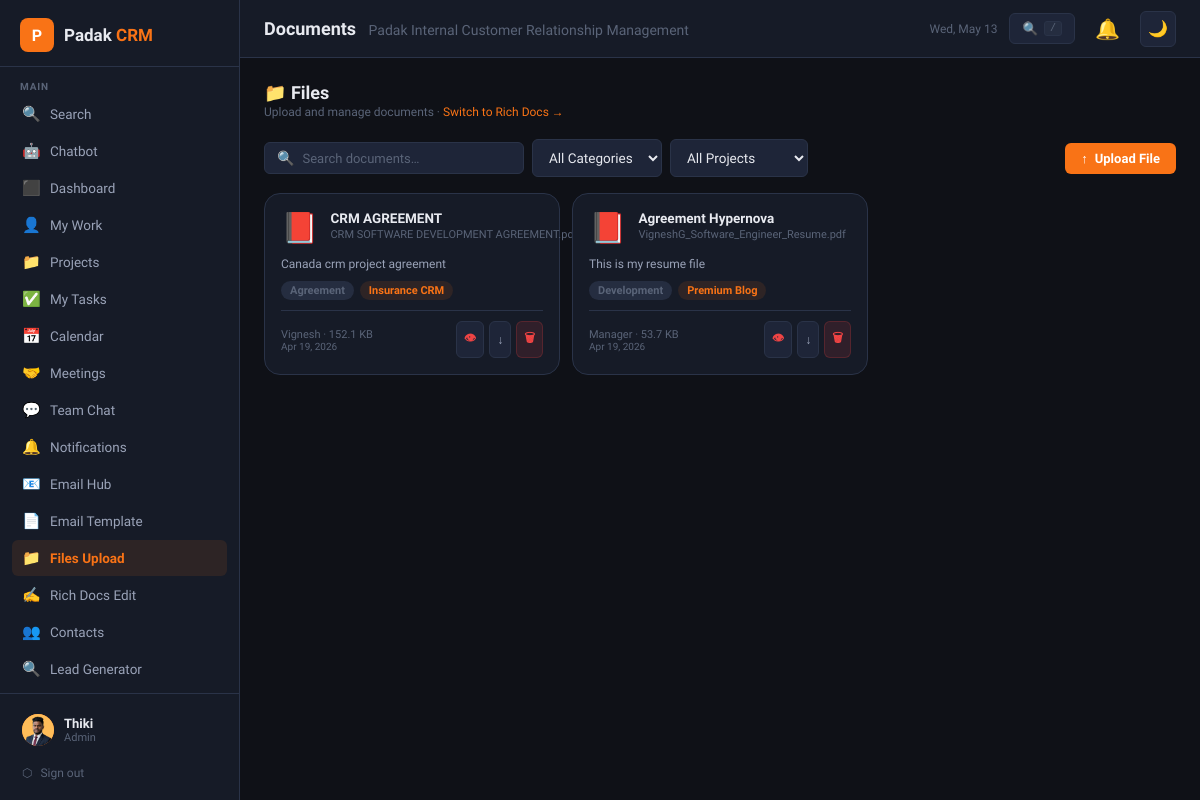
Screenshot of /documents.php (signed in) with the database file from the repository.
### tables this page shows
CREATE TABLE `documents` (
  `id` int(11) NOT NULL,
  `title` varchar(250) NOT NULL,
  `description` text DEFAULT NULL,
  `filename` varchar(255) NOT NULL,
  `original_name` varchar(255) NOT NULL,
  `file_size` bigint(20) DEFAULT 0,
  `file_type` varchar(100) DEFAULT NULL,
  `project_id` int(11) DEFAULT NULL,
  `contact_id` int(11) DEFAULT NULL,
  `task_id` int(11) DEFAULT NULL,
  `lead_id` int(11) DEFAULT NULL,
  `category` varchar(100) DEFAULT 'General',
  `access` enum('all','admin','manager') DEFAULT 'all',
  `uploaded_by` int(11) NOT NULL,
  `created_at` datetime DEFAULT current_timestamp()
);

CREATE TABLE `projects` (
  `id` int(11) NOT NULL,
  `title` varchar(200) NOT NULL,
  `description` text DEFAULT NULL,
  `contact_id` int(11) DEFAULT NULL,
  `status` enum('planning','active','on_hold','completed','cancelled') DEFAULT 'planning',
  `priority` enum('low','medium','high','urgent') DEFAULT 'medium',
  `start_date` date DEFAULT NULL,
  `due_date` date DEFAULT NULL,
  `budget` decimal(12,2) DEFAULT NULL,
  `currency` varchar(10) DEFAULT 'LKR',
  `progress` int(11) DEFAULT 0,
  `created_by` int(11) NOT NULL,
  `created_at` datetime DEFAULT current_timestamp(),
  `updated_at` datetime DEFAULT current_timestamp() ON UPDATE current_timestamp()
);

CREATE TABLE `users` (
  `id` int(11) NOT NULL,
  `name` varchar(100) NOT NULL,
  `email` varchar(150) NOT NULL,
  `password` varchar(255) NOT NULL,
  `role` enum('admin','manager','member') DEFAULT 'member',
  `avatar` varchar(255) DEFAULT NULL,
  `phone` varchar(30) DEFAULT NULL,
  `department` varchar(100) DEFAULT NULL,
  `department_role` enum('general','tele_caller','digital_marketing','software_developer','graphics_designer') DEFAULT 'general',
  `status` enum('active','inactive') DEFAULT 'active',
  `last_login` datetime DEFAULT NULL,
  `created_at` datetime DEFAULT current_timestamp()
);

### config.php (called while the page is built, shortened)
<?php
function currentUser(): array {
    return [
        'id'   => $_SESSION['crm_user_id'] ?? 0,
        'name' => $_SESSION['crm_name'] ?? '',
        'role' => $_SESSION['crm_role'] ?? '',
        'email'=> $_SESSION['crm_email'] ?? '',
        'avatar'=> $_SESSION['crm_avatar'] ?? null,
    ];
}
function isManager(): bool { return in_array($_SESSION['crm_role'] ?? '', ['admin','manager']); }
function h(string $s): string { return htmlspecialchars($s, ENT_QUOTES, 'UTF-8'); }
function formatSize(int $bytes): string {
    if ($bytes >= 1024) return round($bytes/1024, 1).' KB';
    return $bytes.' B';
}
function fDate(?string $d, string $fmt = 'M j, Y'): string {
    return date($fmt, strtotime($d));
}

### documents.php (the view, shortened to what this page needs)
<?php
require_once 'config.php';
require_once 'includes/layout.php';
$db   = getCRMDB();
$user = currentUser();
$uid  = (int)$user['id'];
$proj_filter = (int)($_GET['project_id'] ?? 0);
$search      = trim($_GET['q'] ?? '');
$fw = "1=1";
$fw .= " AND d.category != 'Attachment'";
$docs = $db->query("
    SELECT d.*, u.name AS uploader, p.title AS proj_title
    FROM documents d
    LEFT JOIN users u ON u.id=d.uploaded_by
    LEFT JOIN projects p ON p.id=d.project_id
    WHERE $fw ORDER BY d.created_at DESC
")->fetch_all(MYSQLI_ASSOC);
function docIcon(string $name): string {
    $ext = strtolower(pathinfo($name, PATHINFO_EXTENSION));
    return match(true) {
        $ext === 'pdf'                                   => '📕',
        in_array($ext, ['doc','docx'])                   => '📘',
        in_array($ext, ['xls','xlsx'])                   => '📗',
        in_array($ext, ['ppt','pptx'])                   => '📙',
        in_array($ext, ['jpg','jpeg','png','gif','webp']) => '🖼',
        in_array($ext, ['zip','rar'])                    => '🗜',
        $ext === 'txt'                                   => '📝',
        default                                          => '📄',
    };
}
?>
<div style="display:flex;align-items:center;justify-content:space-between;margin-bottom:20px;flex-wrap:wrap;gap:10px">
    <div>
        <div style="font-family:var(--font-display);font-size:18px;font-weight:700">📁 Files</div>
        <div style="font-size:12px;color:var(--text3);margin-top:2px">Upload and manage documents · <a href="rich_docs.php" style="color:var(--orange)">Switch to Rich Docs →</a></div>
    </div>
</div>
<div class="doc-filter">
    <form method="GET" class="doc-filter-left" id="filter-form">
        <div class="search-box" style="min-width:180px;flex:1;max-width:260px">
            <span style="color:var(--text3)">🔍</span>
            <input type="text" name="q" placeholder="Search documents…" value="<?= h($search) ?>">
        </div>
        <select name="cat" class="form-control" style="width:auto" onchange="this.form.submit()">
            <option value="">All Categories</option>
        </select>
        <?php if (!$proj_filter): ?>
        <select name="project_id" class="form-control" style="width:auto" onchange="this.form.submit()">
            <option value="">All Projects</option>
        </select>
        <?php endif; ?>
    </form>
    <button class="btn btn-primary" onclick="openModal('modal-upload')" style="flex-shrink:0">↑ <span>Upload File</span></button>
</div>
<?php if (empty($docs)): ?>
<div class="card">
    <div class="empty-state">
        <div class="icon">📁</div>
        <p>No documents found. <a href="#" onclick="openModal('modal-upload')" style="color:var(--orange)">Upload one</a></p>
    </div>
</div>
<?php else: ?>
<div class="doc-grid">
    <?php foreach ($docs as $d):
        $ext    = strtolower(pathinfo($d['original_name'], PATHINFO_EXTENSION));
        $is_pdf = $ext === 'pdf';
        $can_delete = ($d['uploaded_by'] == $uid || isManager());
    ?>
    <div class="doc-card">
        <div class="doc-card-top">
            <span style="font-size:30px;flex-shrink:0"><?= docIcon($d['original_name']) ?></span>
            <div class="doc-card-body">
                <div style="font-size:13.5px;font-weight:700;color:var(--text);margin-bottom:2px;word-break:break-word"><?= h($d['title']) ?></div>
                <div style="font-size:11px;color:var(--text3);white-space:nowrap;overflow:hidden;text-overflow:ellipsis" title="<?= h($d['original_name']) ?>"><?= h($d['original_name']) ?></div>
            </div>
        </div>
        <?php if (!empty($d['description'])): ?>
        <p style="font-size:12px;color:var(--text2);margin-bottom:8px;line-height:1.5"><?= h(mb_substr($d['description'],0,80)).(mb_strlen($d['description'])>80?'…':'') ?></p>
        <?php endif; ?>
        <div style="display:flex;gap:6px;flex-wrap:wrap;margin-bottom:10px">
            <span class="badge" style="background:var(--bg4);color:var(--text3)"><?= h($d['category']) ?></span>
            <?php if ($d['proj_title']): ?>
            <span class="badge" style="background:var(--orange-bg);color:var(--orange)"><?= h($d['proj_title']) ?></span>
            <?php endif; ?>
        </div>
        <div class="doc-card-footer">
            <div>
                <div style="font-size:11px;color:var(--text3)"><?= h($d['uploader']) ?> · <?= formatSize((int)$d['file_size']) ?></div>
                <div style="font-size:10px;color:var(--text3)"><?= fDate($d['created_at'],'M j, Y') ?></div>
            </div>
            <div style="display:flex;gap:5px">
                <?php if ($is_pdf): ?>
                <button class="btn btn-ghost btn-sm btn-icon" title="Preview PDF"
                    onclick="openPdfViewer(<?= $d['id'] ?>,<?= htmlspecialchars(json_encode($d['title']), ENT_QUOTES) ?>)"
                    style="color:var(--red)">👁</button>
                <?php endif; ?>
                <a href="documents.php?download=<?= $d['id'] ?>" class="btn btn-ghost btn-sm btn-icon" title="Download">↓</a>
                <?php if ($can_delete): ?>
                <form method="POST" onsubmit="return confirm('Delete this document?')" style="display:inline">
                    <button type="submit" class="btn btn-danger btn-sm btn-icon" title="Delete">🗑</button>
                </form>
                <?php endif; ?>
            </div>
        </div>
    </div>
    <?php endforeach; ?>
</div>
<?php endif; ?>

### includes/layout.php (style rules this page uses)
*,*::before,*::after { box-sizing:border-box;margin:0;padding:0 }
:root,[data-theme="dark"] { --bg:#0f1117;--bg2:#161b27;--bg3:#1e2538;--bg4:#252d40; --border:#2a3348;--border2:#3a4560; --text:#e8eaf0;--text2:#9aa3b8;--text3:#5a6478; --orange:#f97316;--orange-dim:#7c3810;--orange-bg:rgba(249,115,22,0.1); --green:#10b981;--red:#ef4444;--blue:#6366f1;--yellow:#f59e0b;--purple:#8b5cf6; --radius:10px;--radius-sm:6px;--radius-lg:16px; --shadow:0 1px 4px rgba(0,0,0,.4);--shadow-lg:0 8px 30px rgba(0,0,0,.5); --sidebar-w:240px;--header-h:58px; --font:'Plus Jakarta Sans',sans-serif;--font-display:'Bricolage Grotesque',sans-serif; --modal-overlay:rgba(0,0,0,.65); --tr-hover:rgba(255,255,255,.02); }
html { font-size:14px;scroll-behavior:smooth }
body { font-family:var(--font);background:var(--bg);color:var(--text);min-height:100vh;display:flex;overflow-x:hidden;transition:background .2s,color .2s }
a { color:inherit;text-decoration:none }
button { cursor:pointer;font-family:var(--font) }
input,select,textarea { font-family:var(--font) }
.btn { display:inline-flex;align-items:center;gap:7px;padding:8px 16px;border-radius:var(--radius-sm);font-size:13px;font-weight:600;border:none;transition:opacity .15s,transform .1s;cursor:pointer }
.btn-primary { background:var(--orange);color:#fff }
.btn-ghost { background:var(--bg3);color:var(--text2);border:1px solid var(--border) }
.btn-danger { background:rgba(239,68,68,.12);color:var(--red);border:1px solid rgba(239,68,68,.2) }
.btn-sm { padding:5px 12px;font-size:12px }
.btn-icon { padding:7px;gap:0 }
.badge { display:inline-flex;align-items:center;gap:4px;padding:3px 9px;border-radius:99px;font-size:11px;font-weight:600;text-transform:capitalize }
.form-control { width:100%;background:var(--bg3);border:1px solid var(--border);border-radius:var(--radius-sm);padding:9px 12px;color:var(--text);font-size:13.5px;transition:border-color .15s,background .2s }
.form-control::placeholder { color:var(--text3) }
select.form-control { cursor:pointer }
.search-box { display:flex;align-items:center;gap:8px;background:var(--bg3);border:1px solid var(--border);border-radius:var(--radius-sm);padding:7px 12px;min-width:220px }
.search-box input { background:none;border:none;color:var(--text);font-size:13px;width:100% }
.search-box input::placeholder { color:var(--text3) }

### documents.php (style rules this page uses)
.doc-filter { display:flex;align-items:center;justify-content:space-between;gap:10px;margin-bottom:16px;flex-wrap:wrap }
.doc-filter-left { display:flex;gap:8px;flex-wrap:wrap;align-items:center;flex:1 }
.doc-grid { display:grid;grid-template-columns:repeat(auto-fill,minmax(268px,1fr));gap:12px }
.doc-card { background:var(--bg2);border:1px solid var(--border);border-radius:var(--radius-lg);padding:16px;display:flex;flex-direction:column;transition:border-color .15s,box-shadow .15s }
.doc-card-top { display:flex;align-items:flex-start;gap:12px;margin-bottom:10px }
.doc-card-body { flex:1 }
.doc-card-footer { display:flex;justify-content:space-between;align-items:center;border-top:1px solid var(--border);padding-top:10px;margin-top:auto }

### rows the page displays
documents: original_name "📕", title "CRM AGREEMENT", original_name "CRM SOFTWARE DEVELOPMENT AGREEMENT.pdf", description "Canada crm project agreement", category "Agreement", project.title "Insurance CRM", uploaded_by.name "Vignesh", file_size "152.1 KB", created_at "Apr 19, 2026"
documents: original_name "📕", title "Agreement Hypernova", original_name "VigneshG_Software_Engineer_Resume.pdf", description "This is my resume file", category "Development", project.title "Premium Blog", uploaded_by.name "Manager", file_size "53.7 KB", created_at "Apr 19, 2026"

### other values shown
$user['name'] "Thiki"
$user['role'] "Admin"
$pageTitle "Documents"
SITE_NAME "Padak Internal Customer Relationship Management"
